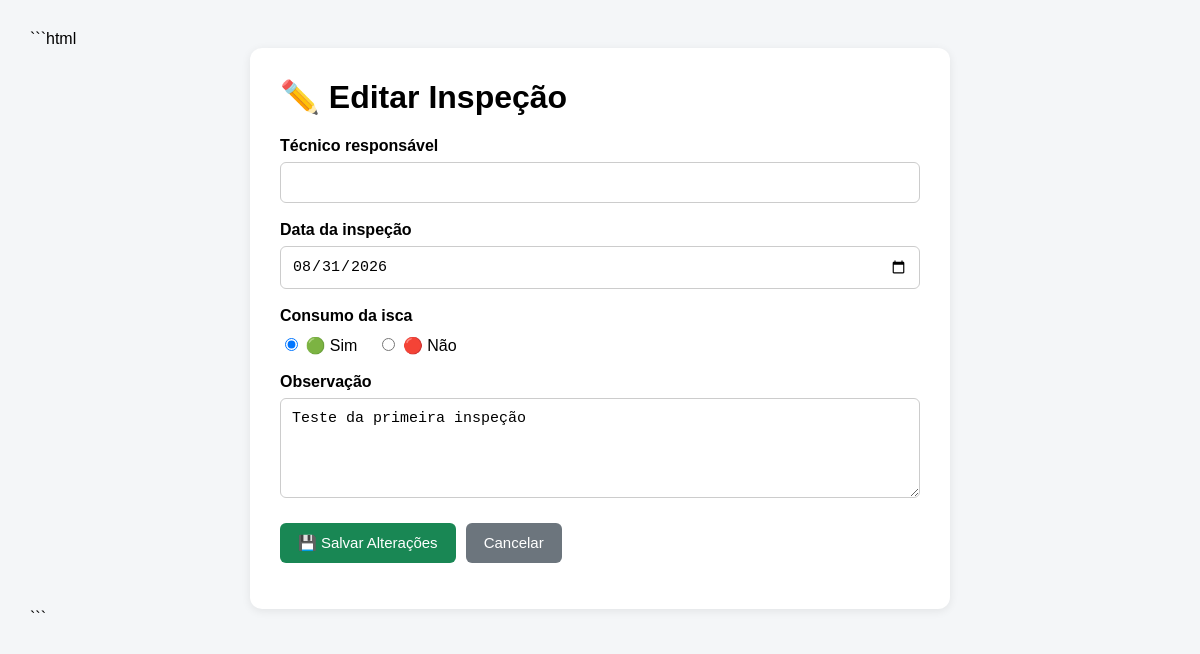
The app's page /editar-inspecao/2 with its own data.
### tables this page shows
CREATE TABLE inspecoes (
            id INTEGER PRIMARY KEY AUTOINCREMENT,
            caixa_id INTEGER NOT NULL,
            data TEXT NOT NULL,
            consumo TEXT NOT NULL,
            observacao TEXT, tecnico TEXT, horario TEXT,
            FOREIGN KEY (caixa_id) REFERENCES caixas(id)
        );

### app.py (the view, shortened to what this page needs)
@app.route("/editar-inspecao/<int:id>", methods=["GET", "POST"])
def editar_inspecao(id):
    conexao = conectar_banco()
    inspecao = conexao.execute(
        "SELECT * FROM inspecoes WHERE id = ?",
        (id,)
    ).fetchone()
    if inspecao is None:
        conexao.close()
        return "Inspeção não encontrada"
    conexao.close()
    return render_template(
        "editar_inspecao.html",
        inspecao=inspecao
    )

### app.py (called while the page is built)
def conectar_banco():
    conexao = sqlite3.connect("database.db")
    conexao.row_factory = sqlite3.Row
    return conexao

### templates/editar_inspecao.html (shortened to what this page needs)
<!DOCTYPE html>
<html lang="pt-BR">
<head>
</head>
<body>
    <div class="container">
        <div class="card">
            <h1>✏️ Editar Inspeção</h1>
            <form method="POST">
                <label for="tecnico">
                    Técnico responsável
                </label>
                <input
                    type="text"
                    id="tecnico"
                    name="tecnico"
                    value="{{ inspecao.tecnico or '' }}"
                    required
                >
                <label for="data">
                    Data da inspeção
                </label>
                <input
                    type="date"
                    id="data"
                    name="data"
                    value="{{ inspecao.data }}"
                    required
                >
                <label>
                    Consumo da isca
                </label>
                <div class="consumo">
                    <label>
                        <input
                            type="radio"
                            name="consumo"
                            value="Sim"
                            {% if inspecao.consumo == "Sim" %}checked{% endif %}
                            required
                        >
                        🟢 Sim
                    </label>
                    <label>
                        <input
                            type="radio"
                            name="consumo"
                            value="Não"
                        >
                        🔴 Não
                    </label>
                </div>
                <label for="observacao">
                    Observação
                </label>
                <textarea
                    id="observacao"
                    name="observacao"
                >{{ inspecao.observacao or "" }}</textarea>
                <div class="botoes">
                    <button type="submit">
                        💾 Salvar Alterações
                    </button>
                    <a
                        class="cancelar"
                        href="/historico-caixa/{{ inspecao.caixa_id }}"
                    >
                        Cancelar
                    </a>
                </div>
            </form>
        </div>
    </div>
</body>
</html>

### templates/editar_inspecao.html (style rules this page uses)
body { font-family: Arial, sans-serif; background: #f4f6f8; margin: 0; padding: 30px; }
.container { max-width: 700px; margin: auto; }
.card { background: white; padding: 30px; border-radius: 12px; box-shadow: 0 2px 10px rgba(0,0,0,0.08); }
h1 { margin-top: 0; }
label { display: block; margin-top: 18px; margin-bottom: 7px; font-weight: bold; }
input, textarea { width: 100%; padding: 11px; border: 1px solid #ccc; border-radius: 6px; box-sizing: border-box; font-size: 15px; }
textarea { min-height: 100px; }
.consumo { display: flex; gap: 20px; margin-top: 10px; }
.consumo label { margin: 0; font-weight: normal; }
.consumo input { width: auto; }
.botoes { margin-top: 25px; display: flex; gap: 10px; }
button, .cancelar { padding: 11px 18px; border-radius: 6px; border: none; text-decoration: none; font-size: 15px; cursor: pointer; }
button { background: #198754; color: white; }
.cancelar { background: #6c757d; color: white; }

### records on screen
inspecoes: data "08/31/2026", consumo "☑ 🟢 Sim", consumo "☐ 🔴 Não", observacao "Teste da primeira inspeção"
